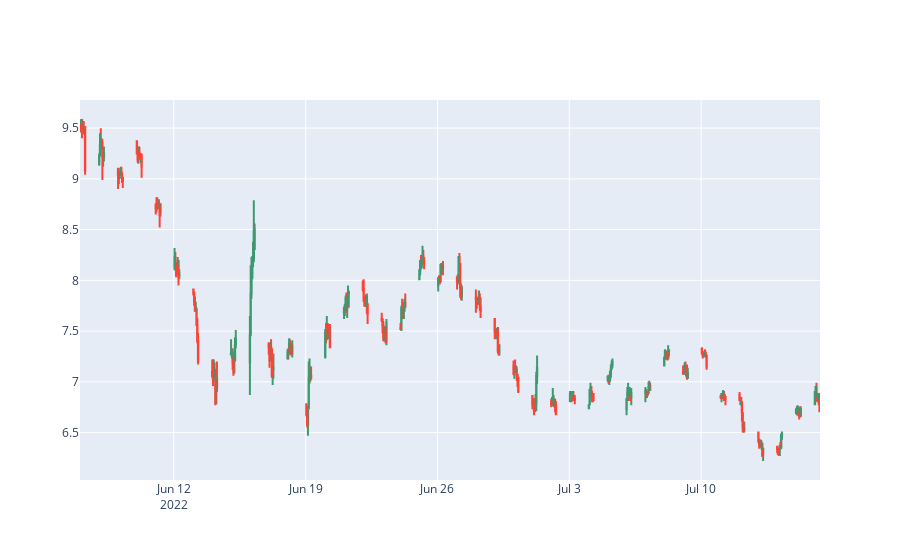

Notebook source saved alongside this figure:
### Code cell
from myenv.models.candlestick import Candlestick
from myenv.helpers.constants import HIGH_INDEX, LOW_INDEX, OPEN_INDEX, CLOSE_INDEX
from myenv.models.merchandise_rate import MerchandiseRate
from myenv.helpers.utils import percentage_change, candlestick_type, draw_candlestick, add_2h_sideway_type
import matplotlib.pyplot as plt
from apps.helpers.draw_chart import draw_candlestick
import numpy as np

%matplotlib inline


merchandise_rate = MerchandiseRate()
merchandise_rate_id = merchandise_rate.find_by_slug('DOTUSDT')
candlestick = Candlestick(merchandise_rate_id, 'hour', 24*40, "DESC")

data_prices = candlestick.to_df()

data_prices['hour_return'] = percentage_change(data_prices,OPEN_INDEX, CLOSE_INDEX)
data_prices['day'] = data_prices[['open']].apply(
    lambda x: x.name.strftime("%Y-%m-%d"), axis=1)
data_prices['hour'] = data_prices[['open']].apply(
    lambda x: x.name.hour, axis=1)

total = data_prices.iloc[:, 0].count()
first_date = data_prices.iloc[0].name.date()
last_date = data_prices.iloc[-1].name.date()

data_prices['type'] = candlestick_type(data_prices)

data_prices['type_continuous'] = type_continuous(data_prices)


# data_prices = data_prices[data_prices['hour'].isin([1,2,3,4,5,6,7])]
print(data_prices)

draw_candlestick(data_prices).show()

### Figure 1 — Plotly figure (JSON) as saved in the notebook; plotly's stock layout.template omitted (floating-point values rounded to 4 significant figures; data arrays with more than 128 entries replaced by an {"elided": "..."} marker saying what was removed)
{"data": [{"close": {"elided": "280 float values"}, "high": {"elided": "280 float values"}, "low": {"elided": "280 float values"}, "open": {"elided": "280 float values"}, "type": "candlestick", "x": {"elided": "280 str values"}}], "layout": {"xaxis": {"rangeslider": {"visible": false}}}}
